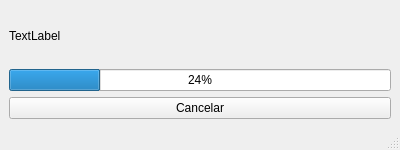
<?xml version="1.0" encoding="UTF-8"?>
<ui version="4.0">
 <class>MainWindow</class>
 <widget class="QMainWindow" name="MainWindow">
  <property name="geometry">
   <rect>
    <x>0</x>
    <y>0</y>
    <width>400</width>
    <height>150</height>
   </rect>
  </property>
  <property name="maximumSize">
   <size>
    <width>400</width>
    <height>150</height>
   </size>
  </property>
  <property name="windowTitle">
   <string>MainWindow</string>
  </property>
  <widget class="QWidget" name="centralwidget">
   <property name="sizePolicy">
    <sizepolicy hsizetype="Expanding" vsizetype="Expanding">
     <horstretch>0</horstretch>
     <verstretch>0</verstretch>
    </sizepolicy>
   </property>
   <layout class="QVBoxLayout" name="verticalLayout">
    <item>
     <widget class="QLabel" name="mensaje">
      <property name="text">
       <string>TextLabel</string>
      </property>
     </widget>
    </item>
    <item>
     <widget class="QProgressBar" name="avance">
      <property name="value">
       <number>24</number>
      </property>
     </widget>
    </item>
    <item>
     <widget class="QPushButton" name="cancel">
      <property name="sizePolicy">
       <sizepolicy hsizetype="Preferred" vsizetype="Fixed">
        <horstretch>0</horstretch>
        <verstretch>0</verstretch>
       </sizepolicy>
      </property>
      <property name="text">
       <string>Cancelar</string>
      </property>
     </widget>
    </item>
   </layout>
  </widget>
  <widget class="QMenuBar" name="menubar">
   <property name="geometry">
    <rect>
     <x>0</x>
     <y>0</y>
     <width>400</width>
     <height>21</height>
    </rect>
   </property>
  </widget>
  <widget class="QStatusBar" name="statusbar"/>
 </widget>
 <resources/>
 <connections/>
</ui>
